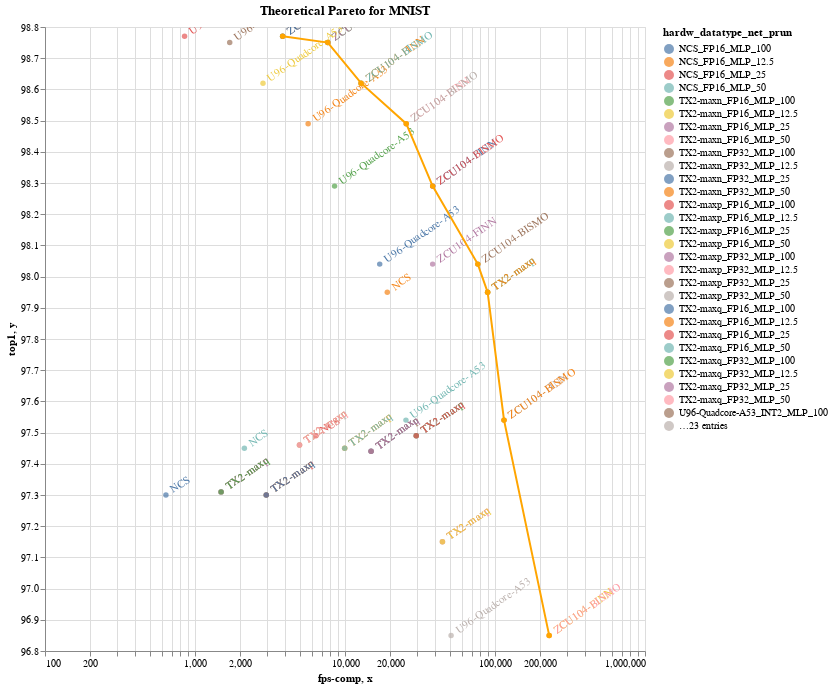

Here is the notebook cell this chart was saved with:
### Markdown cell above
### MNIST

### Code cell
#hide_input
%run scripts/overlapped_pareto.py
theor_pareto(machine_learning_task='mnist', title= 'Theoretical Pareto for MNIST')

### Figure 1 — Vega-Lite specification as saved in the notebook (floating-point values rounded to 4 significant figures)
{"config": {"view": {"continuousWidth": 400, "continuousHeight": 300}}, "layer": [{"mark": {"type": "point", "filled": true}, "encoding": {"color": {"type": "nominal", "field": "hardw_datatype_net_prun"}, "tooltip": [{"type": "nominal", "field": "hardw_datatype_net_prun"}, {"type": "quantitative", "field": "fps-comp"}, {"type": "nominal", "field": "top1"}], "x": {"type": "quantitative", "field": "fps-comp", "scale": {"type": "log"}}, "y": {"type": "quantitative", "field": "top1", "scale": {"zero": false}}}, "height": 624.0, "selection": {"selector006": {"type": "interval", "bind": "scales", "encodings": ["x", "y"]}}, "title": "Theoretical Pareto for MNIST", "width": 600}, {"mark": {"type": "text", "align": "left", "angle": 325, "baseline": "middle", "dx": 7}, "encoding": {"color": {"type": "nominal", "field": "hardw_datatype_net_prun"}, "text": {"type": "nominal", "field": "HWType"}, "tooltip": [{"type": "nominal", "field": "hardw_datatype_net_prun"}, {"type": "quantitative", "field": "fps-comp"}, {"type": "nominal", "field": "top1"}], "x": {"type": "quantitative", "field": "fps-comp", "scale": {"type": "log"}}, "y": {"type": "quantitative", "field": "top1", "scale": {"zero": false}}}, "height": 624.0, "title": "Theoretical Pareto for MNIST", "width": 600}, {"data": {"name": "data-cbc69d3c80f54c2420bfdac935848113"}, "mark": {"type": "line", "point": true}, "encoding": {"color": {"value": "#FFA500"}, "tooltip": [{"type": "nominal", "field": "group"}, {"type": "quantitative", "field": "x"}, {"type": "nominal", "field": "y"}], "x": {"type": "quantitative", "field": "x", "scale": {"type": "log"}}, "y": {"type": "quantitative", "field": "y", "scale": {"zero": false}}}, "selection": {"selector005": {"type": "interval", "bind": "scales", "encodings": ["x", "y"]}}}], "data": {"name": "data-8eb04078cf8399293e64c121b29619ed"}, "$schema": "https://vega.github.io/schema/vega-lite/v4.8.1.json", "datasets": {"data-8eb04078cf8399293e64c121b29619ed": [{"top1": "98.75", "fps-comp": 7680.0, "NN_Topology": "MLP", "type": "predicted", "HWType": "ZCU104-FINN", "hardw_datatype_net_prun": "ZCU104-FINN_INT2_MLP_100"}, {"top1": "98.75", "fps-comp": 7680.0, "NN_Topology": "MLP", "type": "predicted", "HWType": "ZCU104-BISMO", "hardw_datatype_net_prun": "ZCU104-BISMO_INT2_MLP_100"}, {"top1": "98.75", "fps-comp": 1704.0, "NN_Topology": "MLP", "type": "predicted", "HWType": "U96-Quadcore-A53", "hardw_datatype_net_prun": "U96-Quadcore-A53_INT2_MLP_100"}, {"top1": "98.49", "fps-comp": 25600.0, "NN_Topology": "MLP", "type": "predicted", "HWType": "ZCU104-FINN", "hardw_datatype_net_prun": "ZCU104-FINN_INT2_MLP_50"}, {"top1": "98.49", "fps-comp": 25600.0, "NN_Topology": "MLP", "type": "predicted", "HWType": "ZCU104-BISMO", "hardw_datatype_net_prun": "ZCU104-BISMO_INT2_MLP_50"}, {"top1": "98.49", "fps-comp": 5680.0, "NN_Topology": "MLP", "type": "predicted", "HWType": "U96-Quadcore-A53", "hardw_datatype_net_prun": "U96-Quadcore-A53_INT2_MLP_50"}, {"top1": "98.04", "fps-comp": 38400.0, "NN_Topology": "MLP", "type": "predicted", "HWType": "ZCU104-FINN", "hardw_datatype_net_prun": "ZCU104-FINN_INT2_MLP_25"}, {"top1": "98.04", "fps-comp": 76800.0, "NN_Topology": "MLP", "type": "predicted", "HWType": "ZCU104-BISMO", "hardw_datatype_net_prun": "ZCU104-BISMO_INT2_MLP_25"}, {"top1": "98.04", "fps-comp": 17040.0, "NN_Topology": "MLP", "type": "predicted", "HWType": "U96-Quadcore-A53", "hardw_datatype_net_prun": "U96-Quadcore-A53_INT2_MLP_25"}, {"top1": "96.85", "fps-comp": 229700.0, "NN_Topology": "MLP", "type": "predicted", "HWType": "ZCU104-FINN", "hardw_datatype_net_prun": "ZCU104-FINN_INT2_MLP_12.5"}, {"top1": "96.85", "fps-comp": 229700.0, "NN_Topology": "MLP", "type": "predicted", "HWType": "ZCU104-BISMO", "hardw_datatype_net_prun": "ZCU104-BISMO_INT2_MLP_12.5"}, {"top1": "96.85", "fps-comp": 50970.0, "NN_Topology": "MLP", "type": "predicted", "HWType": "U96-Quadcore-A53", "hardw_datatype_net_prun": "U96-Quadcore-A53_INT2_MLP_12.5"}, {"top1": "98.77", "fps-comp": 3840.0, "NN_Topology": "MLP", "type": "predicted", "HWType": "ZCU104-FINN", "hardw_datatype_net_prun": "ZCU104-FINN_INT4_MLP_100"}, {"top1": "98.77", "fps-comp": 3840.0, "NN_Topology": "MLP", "type": "predicted", "HWType": "ZCU104-BISMO", "hardw_datatype_net_prun": "ZCU104-BISMO_INT4_MLP_100"}, {"top1": "98.77", "fps-comp": 852.0, "NN_Topology": "MLP", "type": "predicted", "HWType": "U96-Quadcore-A53", "hardw_datatype_net_prun": "U96-Quadcore-A53_INT4_MLP_100"}, {"top1": "98.62", "fps-comp": 12800.0, "NN_Topology": "MLP", "type": "predicted", "HWType": "ZCU104-FINN", "hardw_datatype_net_prun": "ZCU104-FINN_INT4_MLP_50"}, {"top1": "98.62", "fps-comp": 12800.0, "NN_Topology": "MLP", "type": "predicted", "HWType": "ZCU104-BISMO", "hardw_datatype_net_prun": "ZCU104-BISMO_INT4_MLP_50"}, {"top1": "98.62", "fps-comp": 2840.0, "NN_Topology": "MLP", "type": "predicted", "HWType": "U96-Quadcore-A53", "hardw_datatype_net_prun": "U96-Quadcore-A53_INT4_MLP_50"}, {"top1": "98.29", "fps-comp": 38400.0, "NN_Topology": "MLP", "type": "predicted", "HWType": "ZCU104-FINN", "hardw_datatype_net_prun": "ZCU104-FINN_INT4_MLP_25"}, {"top1": "98.29", "fps-comp": 38400.0, "NN_Topology": "MLP", "type": "predicted", "HWType": "ZCU104-BISMO", "hardw_datatype_net_prun": "ZCU104-BISMO_INT4_MLP_25"}, {"top1": "98.29", "fps-comp": 8520.0, "NN_Topology": "MLP", "type": "predicted", "HWType": "U96-Quadcore-A53", "hardw_datatype_net_prun": "U96-Quadcore-A53_INT4_MLP_25"}, {"top1": "97.54", "fps-comp": 114900.0, "NN_Topology": "MLP", "type": "predicted", "HWType": "ZCU104-FINN", "hardw_datatype_net_prun": "ZCU104-FINN_INT4_MLP_12.5"}, {"top1": "97.54", "fps-comp": 114900.0, "NN_Topology": "MLP", "type": "predicted", "HWType": "ZCU104-BISMO", "hardw_datatype_net_prun": "ZCU104-BISMO_INT4_MLP_12.5"}, {"top1": "97.54", "fps-comp": 25480.0, "NN_Topology": "MLP", "type": "predicted", "HWType": "U96-Quadcore-A53", "hardw_datatype_net_prun": "U96-Quadcore-A53_INT4_MLP_12.5"}, {"top1": "97.3", "fps-comp": 2985.0, "NN_Topology": "MLP", "type": "predicted", "HWType": "TX2-maxn", "hardw_datatype_net_prun": "TX2-maxn_FP16_MLP_100"}, {"top1": "97.3", "fps-comp": 2985.0, "NN_Topology": "MLP", "type": "predicted", "HWType": "TX2-maxp", "hardw_datatype_net_prun": "TX2-maxp_FP16_MLP_100"}, {"top1": "97.3", "fps-comp": 2985.0, "NN_Topology": "MLP", "type": "predicted", "HWType": "TX2-maxq", "hardw_datatype_net_prun": "TX2-maxq_FP16_MLP_100"}, {"top1": "97.3", "fps-comp": 640.0, "NN_Topology": "MLP", "type": "predicted", "HWType": "NCS", "hardw_datatype_net_prun": "NCS_FP16_MLP_100"}, {"top1": "97.45", "fps-comp": 9950.0, "NN_Topology": "MLP", "type": "predicted", "HWType": "TX2-maxn", "hardw_datatype_net_prun": "TX2-maxn_FP16_MLP_50"}, {"top1": "97.45", "fps-comp": 9950.0, "NN_Topology": "MLP", "type": "predicted", "HWType": "TX2-maxp", "hardw_datatype_net_prun": "TX2-maxp_FP16_MLP_50"}, {"top1": "97.45", "fps-comp": 9950.0, "NN_Topology": "MLP", "type": "predicted", "HWType": "TX2-maxq", "hardw_datatype_net_prun": "TX2-maxq_FP16_MLP_50"}, {"top1": "97.45", "fps-comp": 2133.0, "NN_Topology": "MLP", "type": "predicted", "HWType": "NCS", "hardw_datatype_net_prun": "NCS_FP16_MLP_50"}, {"top1": "97.49", "fps-comp": 29850.0, "NN_Topology": "MLP", "type": "predicted", "HWType": "TX2-maxn", "hardw_datatype_net_prun": "TX2-maxn_FP16_MLP_25"}, {"top1": "97.49", "fps-comp": 29850.0, "NN_Topology": "MLP", "type": "predicted", "HWType": "TX2-maxp", "hardw_datatype_net_prun": "TX2-maxp_FP16_MLP_25"}, {"top1": "97.49", "fps-comp": 29850.0, "NN_Topology": "MLP", "type": "predicted", "HWType": "TX2-maxq", "hardw_datatype_net_prun": "TX2-maxq_FP16_MLP_25"}, {"top1": "97.49", "fps-comp": 6400.0, "NN_Topology": "MLP", "type": "predicted", "HWType": "NCS", "hardw_datatype_net_prun": "NCS_FP16_MLP_25"}, {"top1": "97.95", "fps-comp": 89280.0, "NN_Topology": "MLP", "type": "predicted", "HWType": "TX2-maxn", "hardw_datatype_net_prun": "TX2-maxn_FP16_MLP_12.5"}, {"top1": "97.95", "fps-comp": 89280.0, "NN_Topology": "MLP", "type": "predicted", "HWType": "TX2-maxp", "hardw_datatype_net_prun": "TX2-maxp_FP16_MLP_12.5"}, {"top1": "97.95", "fps-comp": 89280.0, "NN_Topology": "MLP", "type": "predicted", "HWType": "TX2-maxq", "hardw_datatype_net_prun": "TX2-maxq_FP16_MLP_12.5"}, {"top1": "97.95", "fps-comp": 19140.0, "NN_Topology": "MLP", "type": "predicted", "HWType": "NCS", "hardw_datatype_net_prun": "NCS_FP16_MLP_12.5"}, {"top1": "97.31", "fps-comp": 1492.0, "NN_Topology": "MLP", "type": "predicted", "HWType": "TX2-maxn", "hardw_datatype_net_prun": "TX2-maxn_FP32_MLP_100"}, {"top1": "97.31", "fps-comp": 1492.0, "NN_Topology": "MLP", "type": "predicted", "HWType": "TX2-maxp", "hardw_datatype_net_prun": "TX2-maxp_FP32_MLP_100"}, {"top1": "97.31", "fps-comp": 1492.0, "NN_Topology": "MLP", "type": "predicted", "HWType": "TX2-maxq", "hardw_datatype_net_prun": "TX2-maxq_FP32_MLP_100"}, {"top1": "97.46", "fps-comp": 4975.0, "NN_Topology": "MLP", "type": "predicted", "HWType": "TX2-maxn", "hardw_datatype_net_prun": "TX2-maxn_FP32_MLP_50"}, {"top1": "97.46", "fps-comp": 4975.0, "NN_Topology": "MLP", "type": "predicted", "HWType": "TX2-maxp", "hardw_datatype_net_prun": "TX2-maxp_FP32_MLP_50"}, {"top1": "97.46", "fps-comp": 4975.0, "NN_Topology": "MLP", "type": "predicted", "HWType": "TX2-maxq", "hardw_datatype_net_prun": "TX2-maxq_FP32_MLP_50"}, {"top1": "97.44", "fps-comp": 14920.0, "NN_Topology": "MLP", "type": "predicted", "HWType": "TX2-maxn", "hardw_datatype_net_prun": "TX2-maxn_FP32_MLP_25"}, {"top1": "97.44", "fps-comp": 14920.0, "NN_Topology": "MLP", "type": "predicted", "HWType": "TX2-maxp", "hardw_datatype_net_prun": "TX2-maxp_FP32_MLP_25"}, {"top1": "97.44", "fps-comp": 14920.0, "NN_Topology": "MLP", "type": "predicted", "HWType": "TX2-maxq", "hardw_datatype_net_prun": "TX2-maxq_FP32_MLP_25"}, {"top1": "97.15", "fps-comp": 44640.0, "NN_Topology": "MLP", "type": "predicted", "HWType": "TX2-maxn", "hardw_datatype_net_prun": "TX2-maxn_FP32_MLP_12.5"}, {"top1": "97.15", "fps-comp": 44640.0, "NN_Topology": "MLP", "type": "predicted", "HWType": "TX2-maxp", "hardw_datatype_net_prun": "TX2-maxp_FP32_MLP_12.5"}, {"top1": "97.15", "fps-comp": 44640.0, "NN_Topology": "MLP", "type": "predicted", "HWType": "TX2-maxq", "hardw_datatype_net_prun": "TX2-maxq_FP32_MLP_12.5"}], "data-cbc69d3c80f54c2420bfdac935848113": [{"x": 3840.0, "y": "98.77", "group": "ZCU104-FINN_INT4_MLP_100"}, {"x": 7680.0, "y": "98.75", "group": "ZCU104-BISMO_INT2_MLP_100"}, {"x": 12800.0, "y": "98.62", "group": "ZCU104-FINN_INT4_MLP_50"}, {"x": 25600.0, "y": "98.49", "group": "ZCU104-BISMO_INT2_MLP_50"}, {"x": 38400.0, "y": "98.29", "group": "ZCU104-BISMO_INT4_MLP_25"}, {"x": 76800.0, "y": "98.04", "group": "ZCU104-BISMO_INT2_MLP_25"}, {"x": 89280.0, "y": "97.95", "group": "TX2-maxp_FP16_MLP_12.5"}, {"x": 114900.0, "y": "97.54", "group": "ZCU104-FINN_INT4_MLP_12.5"}, {"x": 229700.0, "y": "96.85", "group": "ZCU104-BISMO_INT2_MLP_12.5"}]}}
